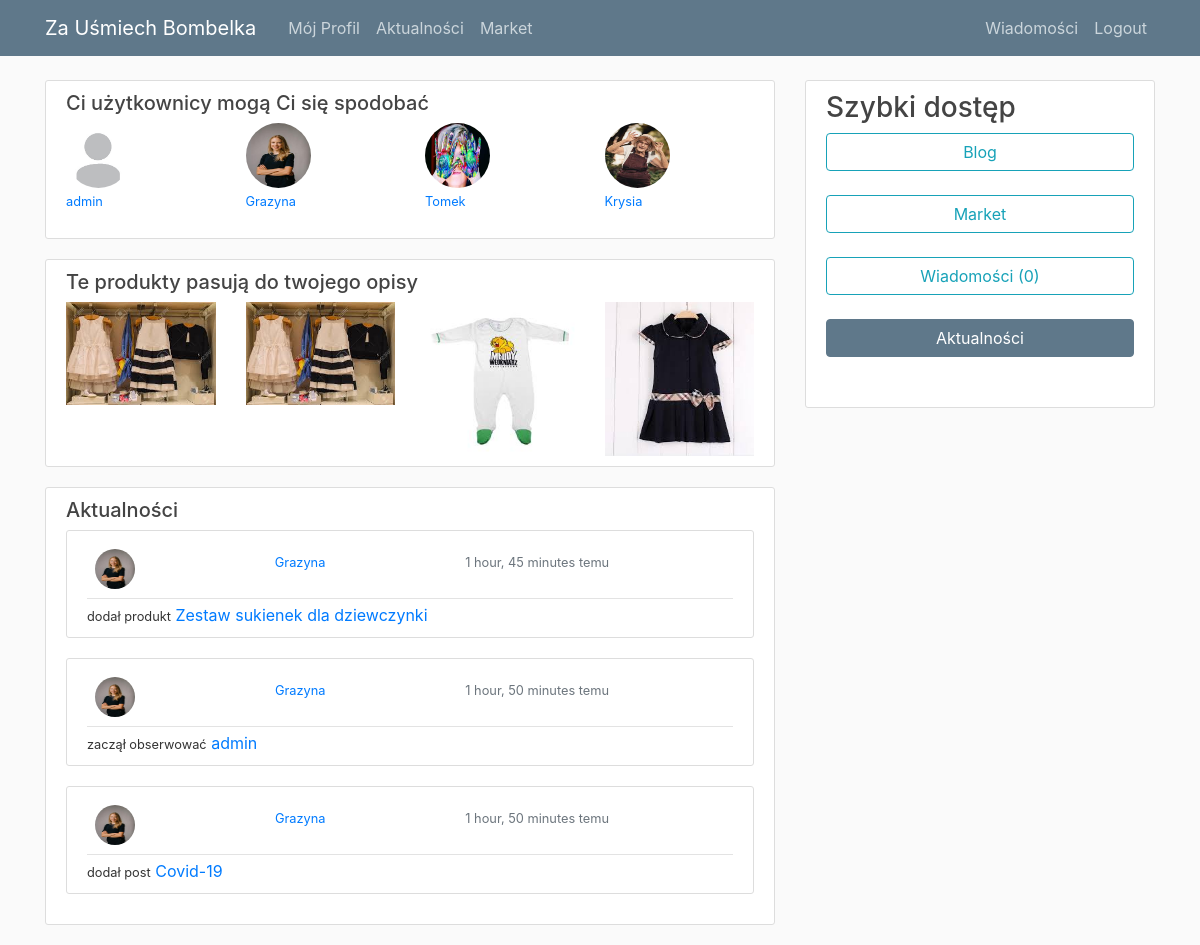
The app's page /actions/ (signed in) with its own data.
### users/models.py (models this page shows, shortened)
class Profile(models.Model):
    SEX_TAG_CHOISE = [('Boy','dla chłopca'),('Girl', 'dla dziewczynki'), ('Unisex', 'zarówno dla chłopca jaki i dziewczynki')]
    AGE_TAG_CHOISE =[(1,'< 1 miesiąca'),(2,'< 3 miesiący'),(3,'< 6 miesięcy'),(4,'< 1 rok'),(5,'< 1.5 roku'),(6,'< 2 lat'),(7,'Ponad 2 lat')]
    user = models.OneToOneField(User, on_delete=models.CASCADE)
    image = models.ImageField(default='default.jpg', upload_to='profile_pics')
    description = models.TextField(default='Brak opisu')
    interested_sex_tag = models.CharField(max_length=6, choices = SEX_TAG_CHOISE, default='Unisex')
    interested_age_tag = models.IntegerField(choices=AGE_TAG_CHOISE, default=1)
    sold_sex_tag = models.CharField(max_length=6, choices = SEX_TAG_CHOISE, default='Unisex')
    sold_age_tag = models.IntegerField(choices=AGE_TAG_CHOISE, default=1)

### market/models.py (models this page shows)
class Product(models.Model):
    author = models.ForeignKey(User, on_delete=models.CASCADE)
    date_posted = models.DateTimeField(default=timezone.now)
    title = models.CharField(max_length=100, verbose_name='')
    description = models.TextField(verbose_name='')
    tag_sex = models.CharField(max_length=6, choices = SEX_TAG_CHOISE, default='Unisex', verbose_name='')
    tag_age = models.IntegerField(choices = AGE_TAG_CHOISE, default=1, verbose_name='')
    photo_1 = models.ImageField(default='default_1.jpg', upload_to='product_pics', verbose_name='')
    photo_2 = models.ImageField(default='default_1.jpg', upload_to='product_pics', verbose_name='')
    photo_3 = models.ImageField(default='default_1.jpg', upload_to='product_pics', verbose_name='')
    price = models.DecimalField(decimal_places=2, max_digits=12, validators=[MinValueValidator(Decimal('0.00'))])
    sold = models.BooleanField(default=False)
    sold_for = models.ForeignKey(User, related_name='buyer', null=True, on_delete=models.SET_NULL)
    def __str__(self):
        return self.title
    def get_absolute_url(self):
        return reverse('product-detail', kwargs={'pk': self.pk})

### actions/models.py (models this page shows)
class Action(models.Model):
    user = models.ForeignKey(User,
                            related_name='action',
                            db_index=True,
                            on_delete=models.CASCADE)
    verb = models.CharField(max_length=255)
    created = models.DateTimeField(auto_now_add=True,
                                    db_index=True)
    target_ct = models.ForeignKey(ContentType,
                                blank=True,
                                null=True,
                                related_name='target_obj',
                                on_delete=models.CASCADE)
    target_id = models.PositiveIntegerField(null=True,
                                            blank=True,
                                            db_index=True)
    target = GenericForeignKey('target_ct', 'target_id')
    class Meta:
        ordering = ('-created',)

### blog/models.py (models this page shows)
class Post(models.Model):
    title = models.CharField(max_length=100)
    content = models.TextField()
    date_posted = models.DateTimeField(default=timezone.now)
    author = models.ForeignKey(User, on_delete=models.CASCADE)
    users_like = models.ManyToManyField(User,
                            related_name='images_liked',
                            blank=True)
    def __str__(self):
        return self.title
    def get_absolute_url(self):
        return reverse('post-detail', kwargs={'pk': self.pk})

### actions/views.py (the view, shortened to what this page needs)
# urls.py: path('actions/', include('actions.urls')),
def actions(request):
    following_ids = request.user.following.values_list('id',flat=True)
    actions = []
    if following_ids:
        actions = Action.objects.exclude(user=request.user).filter(user_id__in=following_ids)
        actions = actions.select_related('user', 'user__profile').prefetch_related('target')
    interested_sex_tag = request.user.profile.interested_sex_tag
    interested_age_tag = request.user.profile.interested_age_tag
    Users = User.objects.all().exclude(id=request.user.id)
    best_profile_match = Users.filter(
            Q(profile__sold_sex_tag = interested_age_tag) & Q(profile__sold_sex_tag = interested_sex_tag)
                ).order_by('-total_followers')
    if interested_sex_tag != 'Unisex':
        secound_profile_match = Users.filter(
            Q(profile__sold_age_tag = interested_age_tag) & Q(profile__sold_sex_tag = 'Unisex')
                ).order_by('-total_followers')
    else:
        secound_profile_match = Users.filter(
            Q(profile__sold_age_tag = interested_age_tag)\
            & (Q(profile__sold_sex_tag = 'Boy') | Q(profile__sold_sex_tag = 'Girl'))
                ).order_by('-total_followers')
    if interested_age_tag != 7 or interested_age_tag != 1:
        third_profile_match = Users.filter(
            (Q(profile__sold_age_tag = interested_age_tag-1) | Q(profile__sold_age_tag = interested_age_tag+1))\
            & Q(profile__sold_sex_tag = interested_sex_tag)
            ).order_by('-total_followers')
    elif interested_age_tag != 7:
        third_profile_match = Users.filter(
            (Q(profile__sold_age_tag = interested_age_tag-1) | Q(profile__sold_age_tag = interested_age_tag-2))\
            & Q(profile__sold_sex_tag = interested_sex_tag)
            ).order_by('-total_followers')
    else:
        third_profile_match = Users.filter(
            (Q(profile__sold_age_tag = interested_age_tag+1) | Q(profile__sold_age_tag = interested_age_tag+2))\
            & Q(profile__sold_sex_tag = interested_sex_tag)
            ).order_by('-total_followers')
    users = best_profile_match | secound_profile_match | third_profile_match
    if len(users) < 4:
        users|= Users.order_by('-total_followers')
    users = users[:4]
    product_ranking = r.zrange('product_ranking', 0, -1, desc=True)
    product_ranking_ids = [int(id) for id in product_ranking]
    Products = Product.objects.all().exclude(author=request.user).exclude(author=request.user)
    best_product_match = Products.filter(
        Q(tag_sex=interested_sex_tag)&Q(tag_age=interested_age_tag)
        )
    if interested_sex_tag != 'Unisex':
        secoud_product_match = Products.filter(
        Q(tag_sex='Unisex')&Q(tag_age=interested_age_tag)
          )
    else:
        secoud_product_match = list(Products.filter(
        (Q(tag_sex='Boy')|Q(tag_sex='Girl'))&Q(tag_age=interested_age_tag)
        ))
    if interested_age_tag != 7 or interested_age_tag != 1:
        third_product_match = Products.filter(
            (Q(tag_age = interested_age_tag-1) | Q(tag_age = interested_age_tag+1))\
            & Q(tag_sex = interested_sex_tag)
            )
    elif interested_age_tag == 7:
        third_product_match = list(Products.filter(
        (Q(tag_age = interested_age_tag-1) | Q(tag_age = interested_age_tag-2))\
        & Q(tag_sex = interested_sex_tag)
        ))
    else:
        third_product_match = Products.filter(
            ((Q(tag_age = interested_age_tag+1) | Q(tag_age = interested_age_tag+2))\
            & Q(tag_sex = interested_sex_tag)
            ))
    products = []
    for QuerySet in [best_product_match, secoud_product_match, third_product_match]:
        QuerySet = list(QuerySet)
        try:
            QuerySet.sort(key=lambda x: product_ranking_ids.index(x.id))
            products = products + QuerySet
        except:
             products = products + QuerySet
    if len(products)<4:
        p = list(Products)
        products = products + p
    products = products[:4]
    paginator = Paginator(actions, 3)
    page = request.GET.get('page')
    try:
        actions = paginator.page(page)
    except PageNotAnInteger:
        actions = paginator.page(1)
    except EmptyPage:
        if request.is_ajax():
            return HttpResponse('')
        actions = paginator.page(paginator.num_pages)
    return render(request,
                'actions/action/detail.html',
                {'section': 'actions',
                'actions': actions,
                'products': products,
                'users':users})

### messanger_system/templatetags/messages_tags.py (called while the page is built)
@register.simple_tag(takes_context=True)
def new_messages(context):
    request = context['request']
    new_messages_counter = 0
    user = request.user
    new_messages_counter =  Message.objects.filter(
        Q(recipient=user)&Q(new=True)
        ).count()
    return new_messages_counter

### actions/templates/actions/action/detail.html (shortened to what this page needs)
{% extends "blog/base.html" %}
{% block content %}
<article class="media content-section">
    <div class="media-body">
        <h5>Ci użytkownicy mogą Ci się spodobać</h5>
        <div class="row">
            {% for user in users %}
            <div class="col">
                <img class="rounded-circle article-img" alt="Responsive image" src="{{ user.profile.image.url }}">
                <p><small><a class="mt-2" href="{% url 'profile' user.username %}">{{ user.username }}</a></small></p>
            </div>
            {% endfor %}
        </div>
    </div>
</article>
<article class="media content-section">
    <div class="media-body">
        <h5>Te produkty pasują do twojego opisy</h5>
        <div class="row">
            {% for product in products%}
            <div class="col">
                <a href="{% url 'product-detail' product.id %}"><img class="img-fluid" alt="Responsive image" src="{{ product.photo_1.url }}"></a>
            </div>
            {% endfor %}
        </div>
    </div>
</article>
<article class="media content-section">
    <div class="media-body">
        <h5>Aktualności</h5>
            <div id="action-list">
                {% include "actions/action/list_ajax.html" %}
            </div>
    </div>
</article>
{% endblock %}

### blog/templates/blog/base.html (shortened to what this page needs)
{% load static %}
{% load messages_tags %}
<!DOCTYPE html>
<html>
<head>
    <link rel="stylesheet" href="https://maxcdn.bootstrapcdn.com/bootstrap/4.0.0/css/bootstrap.min.css">
    <link rel="stylesheet" href="https://cdnjs.cloudflare.com/ajax/libs/font-awesome/4.7.0/css/font-awesome.min.css">
    <link rel="stylesheet" type="text/css" href="{% static 'blog/main.css' %}">
</head>
<body>
  <header class="site-header">
    <nav class="navbar navbar-expand-md navbar-dark bg-steel fixed-top">
      <div class="container">
        <a class="navbar-brand mr-4" href="{% url 'blog-home' %}">Za Uśmiech Bombelka</a>
        <div class="collapse navbar-collapse" id="navbarToggle">
          <div class="navbar-nav mr-auto">
            {% if user.is_authenticated%}
              <a class="nav-item nav-link" href="{% url 'profile' request.user.username %}">Mój Profil</a>
              <a class="nav-item nav-link" href="{% url 'actions' %}">Aktualności</a>
              <a class="nav-item nav-link" href="{% url 'market-home' %}">Market</a>
            {% else %}
              <a class="nav-item nav-link" href="{% url 'blog-about' %}">About</a>
            {% endif %}
          </div>
          <div class="navbar-nav">
            {% if user.is_authenticated %}
              <a class="nav-item nav-link" href="{% url 'messages-home' %}">Wiadomości</a>
              <a class="nav-item nav-link" href="{% url 'logout' %}">Logout</a>
            {% else %}
              <a class="nav-item nav-link" href="{% url 'login' %}">Login</a>
              <a class="nav-item nav-link" href="{% url 'register' %}">Register</a>
            {% endif %}
          </div>
        </div>
      </div>
    </nav>
  </header>
<main role="main" class="container">
  <div class="row">
    <div class="col-md-8">
      {% block content %}{% endblock %}
    </div>
    <div class="col-md-4">
      <div class="content-section sticky-top">
        <h3>Szybki dostęp</h3>
        <p class='text-muted'>
            {% if user.is_authenticated%}
              <a class="mr-2" href="{% url 'blog-home' %}"><button {%if section == 'blog' %} class="btn btn-sample btn-block"{% endif %}class="btn btn-outline-info btn-block">Blog</button></a>
              <a class="mr-2" href="{% url 'market-home' %}"><button {%if section == 'market' %} class="btn btn-sample btn-block"{% endif %}class="btn btn-outline-info btn-block">Market</button></a>
              <a class="mr-2" href="{% url 'messages-home' %}"><button {%if section == 'messages' %} class="btn btn-sample btn-block"{% endif %}class="btn btn-outline-info btn-block">Wiadomości ({% new_messages %})</button></a>
               <a class="mr-2" href="{% url 'actions' %}"><button {%if section == 'actions' %} class="btn btn-sample btn-block"{% endif %}class="btn btn-outline-info btn-block">Aktualności</button></a>
            {% endif %}
      </div>
    </div>
  </div>
</main>
</body>
</html>

### actions/templates/actions/action/list_ajax.html
 {% for action in actions %}
    {% with user=action.user profile=action.user.profile %}
        <article class="media content-section">
            <div class="media-body">
                <div class="article-metadata">
                    <div class="d-flex align-content-end flex-wrap">
                        <div class="p-2 mr-auto">
                            <img class="rounded-circle comment-img" src="{{ user.profile.image.url }}">
                        </div>
                        <div class="p-2 mr-auto">
                            <small><a class="mr-2" href="{% url 'profile' user.username %}">{{ user.username }}</a></small>
                        </div>
                        <div class="p-2 mr-auto">
                            <small class="text-muted">{{ action.created|timesince}} temu</small>
                        </div>
                    </div>
                </div>
                {% if action.verb == 'zaczął obserwować' %}
                    <small>{{ action.verb }}</small> <a href="{% url 'profile' action.target %}">{{action.target}}</a>
                {% else %}
                    <small>{{ action.verb }}</small> <a href="{{action.target.get_absolute_url}}">{{action.target}}</a>
                {% endif %}
            </div>
        </article>
    {% endwith %}
{% empty %}
    <p>Dodawaj użytkowników do obserwoawanych by widzieć ich aktywność w ZaUsmiechBombelka</p>
{% endfor %}

### blog/static/blog/main.css (style rules this page uses)
body { background: #fafafa; color: #333333; margin-top: 5rem; }
h1, h2, h3, h4, h5, h6 { word-wrap: break-word; -webkit-hyphens: auto; -moz-hyphens: auto; -ms-hyphens: auto; -o-hyphens: auto; hyphens: auto; color: #444444; }
.sticky-top { top:56px; }
.bg-steel { background-color: #5f788a; }
.site-header .navbar-nav .nav-link { color: #cbd5db; }
.content-section { background: #ffffff; padding: 10px 20px; border: 1px solid #dddddd; border-radius: 3px; margin-bottom: 20px; top:56px; }
.article-img { height: 65px; width: 65px; margin-right: 16px; }
.comment-img { height: 35px; width: 35px; margin-right: 16px; }
.article-metadata { padding-bottom: 1px; margin-bottom: 4px; border-bottom: 1px solid #e3e3e3 }
.comment-img { height: 40px; width: 40px; margin-right: 8px; }
.btn-sample { color: #ffffff; background-color: #5F788A; border-color: #5F788A; }

### records on screen
Product: photo_1 (picture)
Product: photo_1 (picture)
Product: photo_1 (picture)
Action: user.profile.image (picture), user.username "Grazyna", created "1 hour, 45 minutes", verb "dodał produkt", target "Zestaw sukienek dla dziewczynki"
Action: user.profile.image (picture), user.username "Grazyna", created "1 hour, 50 minutes", verb "zaczął obserwować", target "admin"
Action: user.profile.image (picture), user.username "Grazyna", created "1 hour, 50 minutes", verb "dodał post", target "Covid-19"

### other values on screen
{{ user.username }} "admin"
{{ user.username }} "Grazyna"
{{ user.username }} "Tomek"
{{ user.username }} "Krysia"
